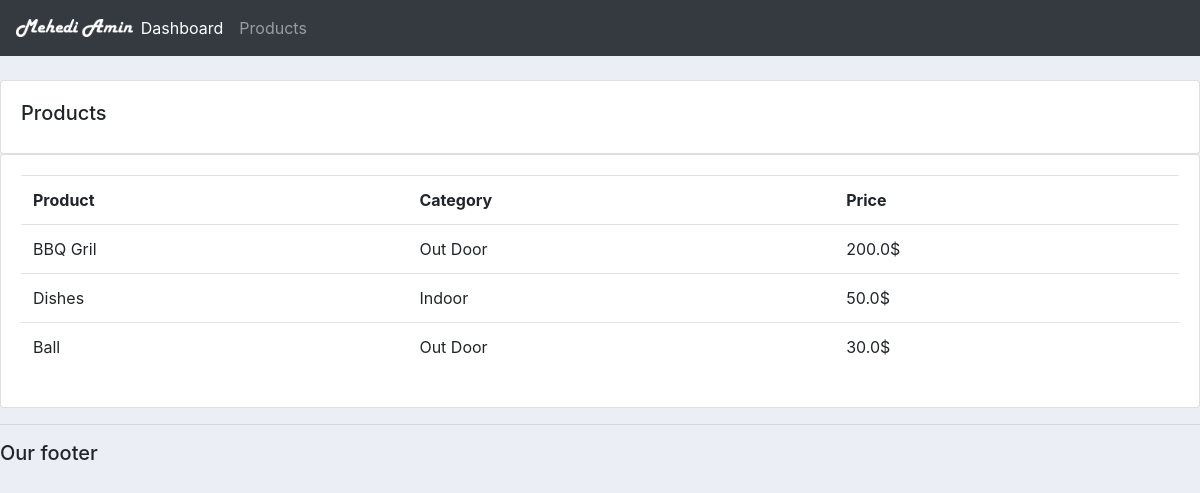
Screenshot of /products/ with the database file from the repository.
### accounts/models.py (models this page shows, shortened)
class Product(models.Model):
    CATEGORY = (
        ('Indoor', 'Indoor'),
        ('Out Door', 'Out Door'),
    )
    name = models.CharField(max_length=200, null=True)
    price = models.FloatField(null=True)
    category = models.CharField(max_length=200, null=True, choices=CATEGORY)
    description = models.CharField(max_length=200, null=True, blank=True)
    date_created = models.DateTimeField(auto_now_add=True, null=True)
    tags = models.ManyToManyField(Tag)

### accounts/views.py (the view)
# urls.py: path('products/', views.products),
def products(request):
    products = Product.objects.all()
    return render(request,'accounts/products.html',{'products':products})

### accounts/templates/accounts/products.html
{% extends 'accounts/main.html' %}
{% block content %}
<br>
<div class="row">
    <div class="col">
        <div class="card card-body">
            <h5>Products</h5>
        </div>
        <div class="card card-body">
            <table class="table">
                <tr>
                    <th>Product</th>
                    <th>Category</th>
                    <th>Price</th>
                </tr>
                {% for i in products %}
                    <tr>
                        <td>{{i.name}}</td>
                        <td>{{i.category}}</td>
                        <td>{{i.price}}$</td>
                    </tr>
                {% endfor %}
            </table>
        </div>
    </div>
</div>
{% endblock %}

### static/css/main.css (style rules this page uses)
body { background-color: #ebeff5; }

### rows the page displays
Product: name "BBQ Gril", category "Out Door", price "200.0"
Product: name "Dishes", category "Indoor", price "50.0"
Product: name "Ball", category "Out Door", price "30.0"
